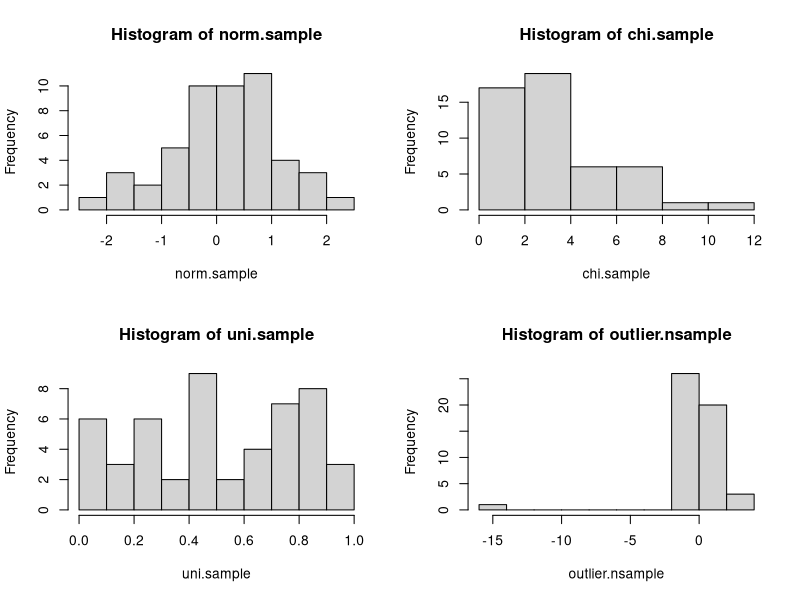
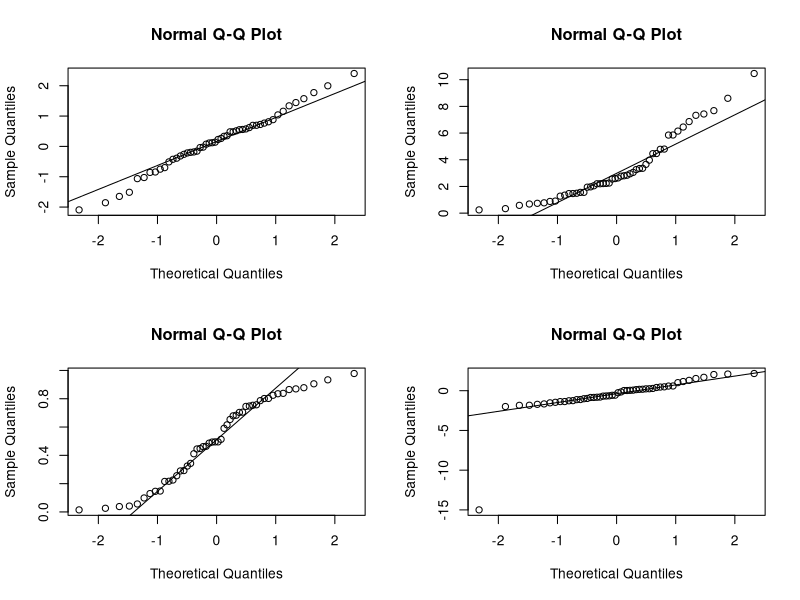
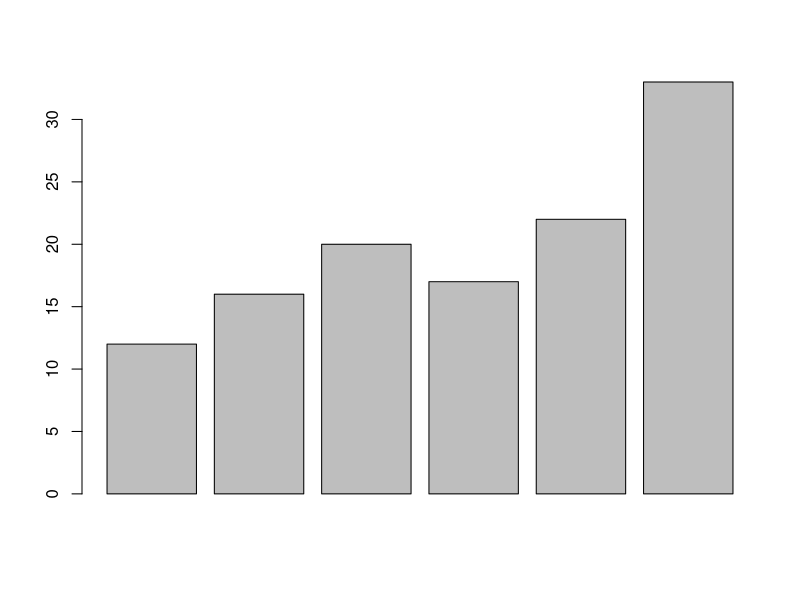

Write the R code that produced these figures, in order.
setwd("~/Desktop/S-S/Aalto/IN Stats/Excercise/ex_18")
# 1b
# Require e1071 package to calculate skewness and kurtosis
library(e1071)
BS <- function(x) {
  n <- length(x)
  v <- skewness(x)
  k <- kurtosis(x)
  n*(v^2/6+k^2/24)
}

BS(runif(20))
BS(runif(50))
BS(runif(100))
BS(runif(500))
BS(runif(1000))

#BS-statistic starts to 'explore' with relatively high n
#the p-value can be computed as
sample <- runif(50)
bs1 <- BS(sample)
pval <- 2*min(pchisq(bs1,2),1-pchisq(bs1,2))
pval

# let's test with a bimodal distribution
BS(c(rnorm(10),rnorm(10)+5))
BS(c(rnorm(20),rnorm(20)+5))
BS(c(rnorm(50),rnorm(50)+5))
BS(c(rnorm(100),rnorm(100)+5))
BS(c(rnorm(500),rnorm(500)+5))

# 2a
?qqplot
?qqline
?rchisq
?runif
# prepare data sets
norm.sample <- rnorm(50)
chi.sample <- rchisq(50, df=3)
uni.sample <- runif(50, min = 0, max = 1)
outlier.nsample <- rnorm(50)
outlier.nsample[1] = -15 # add an outlier to the sample 

# plot histograms for datasets 
par(mfrow=c(2,2))
hist(norm.sample); hist(chi.sample); hist(uni.sample); hist(outlier.nsample)
par(mfrow=c(1,1))

# Calculate the sample means, medians, and the skewness and kurtosis values of the samples.
summary(norm.sample)
summary(chi.sample)
summary(uni.sample)
summary(outlier.nsample)

# Vectorize our computations; collect all data into data frame.
data <- data.frame(norm.sample,chi.sample,uni.sample,outlier.nsample)
apply(data,2,median)
v <- apply(data,2,skewness)
k <- apply(data,2,kurtosis)

# Require tseries package to do Bowman and shenton test (same as jarque and bera test)
library(tseries)
apply(data, 2, jarque.bera.test)
# jarque.bera.test(norm.sample)
# jarque.bera.test(chi.sample)
# jarque.bera.test(uni.sample)
# jarque.bera.test(outlier.nsample)

# Plot rank plots of each sample, and test normality using the
# Shapiro-Wilk normality test.
apply(data, 2, shapiro.test)
par(mfrow=c(2,2))

# Plot qqplots for every sample data
qqnorm(norm.sample); qqline(norm.sample)
qqnorm(chi.sample); qqline(chi.sample)
qqnorm(uni.sample); qqline(uni.sample)
qqnorm(outlier.nsample); qqline(outlier.nsample)
par(mfrow=c(1,1))



# Bart rolls one dice 120 times and gets the score one 12 times, two 16
# times, three 20 times, four 17 times, five 22 times, and the score six
# 33 times. Use the Chi-square goodness of fit test to test the fairness of Bart’s
# dice.
fre_observe <- c(12,16,20,17,22,33)
barplot(fre_observe)
expected_prop <- c(1,1,1,1,1,1)/6 # or use expected_prop = rep(1/6,6)
chisq.test(x = fre_observe, p = expected_prop, correct = F)
# Use significance level of 3%. The null hypothes is rejected because p-value = 0.022

